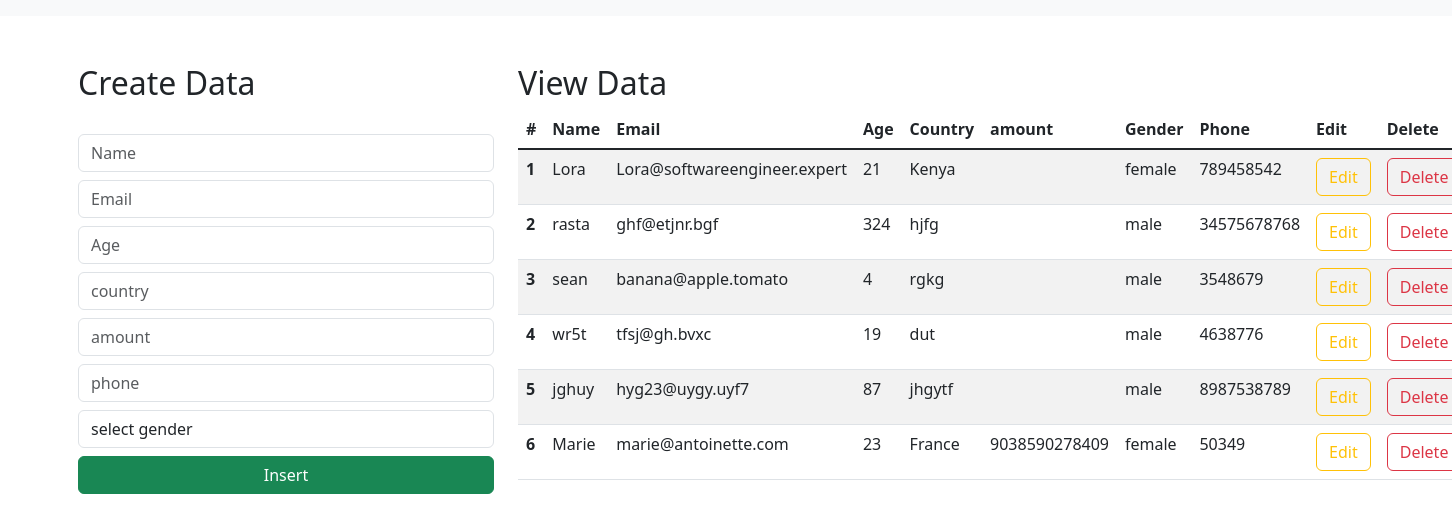
The app's page /index/ with its own data.
### djangoProject4/models.py (models this page shows)
class Student(models.Model):
    name = models.CharField(max_length=50, blank=True, null=False)
    email = models.EmailField(max_length=50, blank=True, null=False)
    age = models.IntegerField(max_length=50, blank=True, null=False)
    country = models.CharField(max_length=50,  blank=True, null=False)
    amount = models.CharField(max_length=50,  blank=True, null=False)
    gender = models.CharField(max_length=50, blank=True, null=False)
    phone = models.IntegerField(max_length=50, default=3, blank=True, null=False)

### djangoProject4/views.py (the view)
# urls.py: path('index/', views.index_page, name='index'),
def index_page(request):
    data = Student.objects.all()
    context = {'data': data}
    return render(request, 'index.html', context)

### templates/index.html (shortened to what this page needs)
<html lang="en">
    <link href="https://cdn.jsdelivr.net/npm/bootstrap@5.3.0-alpha1/dist/css/bootstrap.min.css" rel="stylesheet">
  <head>
  </head>
  <body>
    <nav class="navbar navbar-expand-lg bg-body-tertiary">
      </nav>
      <div class="container mt-5">
        <div class="row">
            <div class="col-md-4">
                <h2>Create Data</h2>
                <br>
                <form action="/insert" method="post">
                    <div class="form-group">
                        <input type="text" class="form-control" placeholder="Name" name="name" required>
                    </div>
                    <div class="form-group">
                        <input type="email" class="form-control  mt-2" placeholder="Email" name="email" required>
                    </div>
                    <div class="form-group">
                        <input type="number" class="form-control  mt-2" placeholder="Age" name="age" required>
                    </div>
                     <div class="form-group">
                        <input type="text" class="form-control  mt-2" placeholder="country" name="country" required>
                    </div>
                    <div class="form-group">
                        <input type="number" class="form-control  mt-2" placeholder="amount" name="amount" required>
                    </div>
                     <div class="form-group">
                        <input type="number" class="form-control  mt-2" placeholder="phone" name="phone" required>
                    </div>
                    <div class="form-group mt-2">
                        <select id="gender" name="gender" class="form-control" required>
                            <option selected>select gender</option>
                        </select>
                    </div>
                    <div class="d-grid gap-2">
                        <button class="btn btn-success mt-2" type="submit">Insert</button>
                    </div>
                </form>
            </div>
            <div class="col-md-8">
                <h2>View Data</h2>
                <table class="table table-striped table-hover">
                    <thead>
                      <tr>
                        <th scope="col">#</th>
                        <th scope="col">Name</th>
                        <th scope="col">Email</th>
                        <th scope="col">Age</th>
                        <th scope="col">Country</th>
                        <th scope="col">amount</th>
                        <th scope="col">Gender</th>
                        <th scope="col">Phone</th>
                        <th scope="col">Edit</th>
                        <th scope="col">Delete</th>
                      </tr>
                    </thead>
                    <tbody class="table-group-divider">
                    {% for d in data%}
                      <tr>
                        <th scope="row">{{d.id}}</th>
                        <td>{{d.name}}</td>
                        <td>{{d.email}}</td>
                        <td>{{d.age}}</td>
                        <td>{{d.country}}</td>
                        <td>{{d.amount}}</td>
                        <td>{{d.gender}}</td>
                        <td>{{d.phone}}</td>
                        <td><a href="/update/{{d.id}}" type="button" class="btn btn-outline-warning">Edit</a></td>
                        <td><a href="/delete/{{d.id}}" type="button" class="btn btn-outline-danger">Delete</a></td>
                      </tr>
                    {% endfor %}
                    </tbody>
                  </table>
            </div>
        </div>
      </div>
  </body>
</html>

### records on screen
Student: id "1", name "Lora", email "Lora@softwareengineer.expert", age "21", country "Kenya", gender "female", phone "789458542"
Student: id "2", name "rasta", email "ghf@etjnr.bgf", age "324", country "hjfg", gender "male", phone "34575678768"
Student: id "3", name "sean", email "banana@apple.tomato", age "4", country "rgkg", gender "male", phone "3548679"
Student: id "4", name "wr5t", email "tfsj@gh.bvxc", age "19", country "dut", gender "male", phone "4638776"
Student: id "5", name "jghuy", email "hyg23@uygy.uyf7", age "87", country "jhgytf", gender "male", phone "8987538789"
Student: id "6", name "Marie", email "marie@antoinette.com", age "23", country "France", amount "9038590278409", gender "female", phone "50349"
